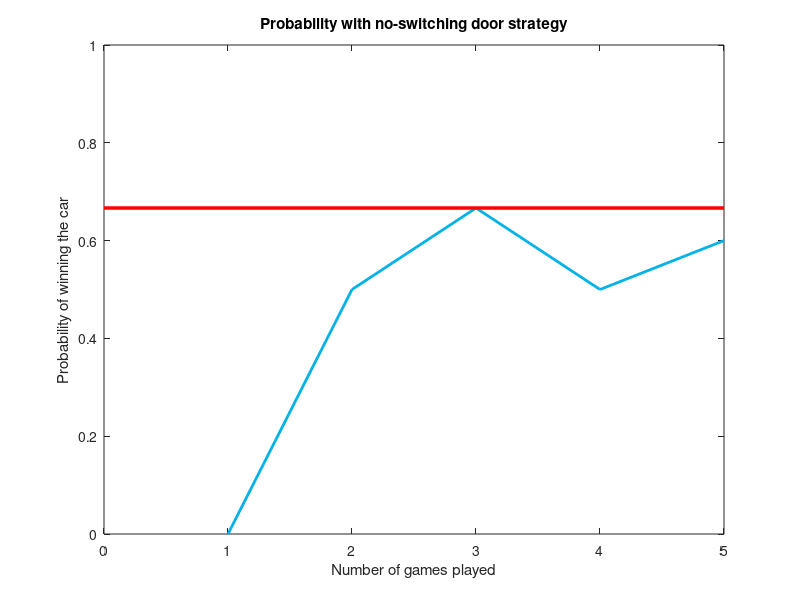

Here is the MATLAB script that generated this plot:
clear all;clc;
%%this is a simulation of the famous Monty Hall game
%%which justifies the "switch door" strategy from the
%%player's side
%First we need to enter the number of games to be 
%played
number_of_games = input('Enter the number of games to be played: ');
strategy = input('Will you switch after Monty opens a goat door or not? Type 1 for yes and 0 for no: ');
winnings = 0;
probability_of_success = zeros(1,number_of_games);
%place the car behind one of the three doors
for ii = 1:number_of_games
    doors = zeros(1,3);
    random_choice = randi(3,1);
    if random_choice == 1
        doors(1) = 1;
    elseif random_choice == 2
        doors(2) = 1;
    else
        doors(3) = 1;
    end
    %we created a 1x3 matrix with two zeros and one 1
    % the two zeroes are the goats and the 1 is the car
    %now let the player make a random choice
    players_choice = randi(3,1);
    %make monty open a door to reveal a goat
    for jj = 1:3
        if jj ~= players_choice && doors(jj) ~= 1
            monty_door = jj;
            break
        end
    end
    %strategy to be followed
    if strategy == 1
        for kk = 1 : 3
            if kk~=monty_door && kk~=players_choice
                players_choice = kk;
                break
            end
        end
    end
    %%gathering winnings and losses
    if doors(players_choice) == 1
        winnings = winnings + 1;
    end
    %%probability of success
    probability_of_success(ii) = (winnings / ii);
end
%print the results
display(sprintf('The trials are over!\nThe number of trials performed were: %d\nThe probability of winning the car is %.2f%%',number_of_games,100*sum(probability_of_success)/number_of_games));

%make a plot
xaxis = 1:number_of_games;
figure;
plot(xaxis,probability_of_success,'LineWidth', 2,'Color',[0,0.7,0.9]);
if strategy == 1
    title('Probability with switching door strategy');
else
    title('Probability with no-switching door strategy');
end
xlabel('Number of games played');
ylabel('Probability of winning the car');
hold on;
plot([0 number_of_games],[2/3 2/3],'LineWidth',2.5,'Color','Red');
axis([0 number_of_games 0 1]);
